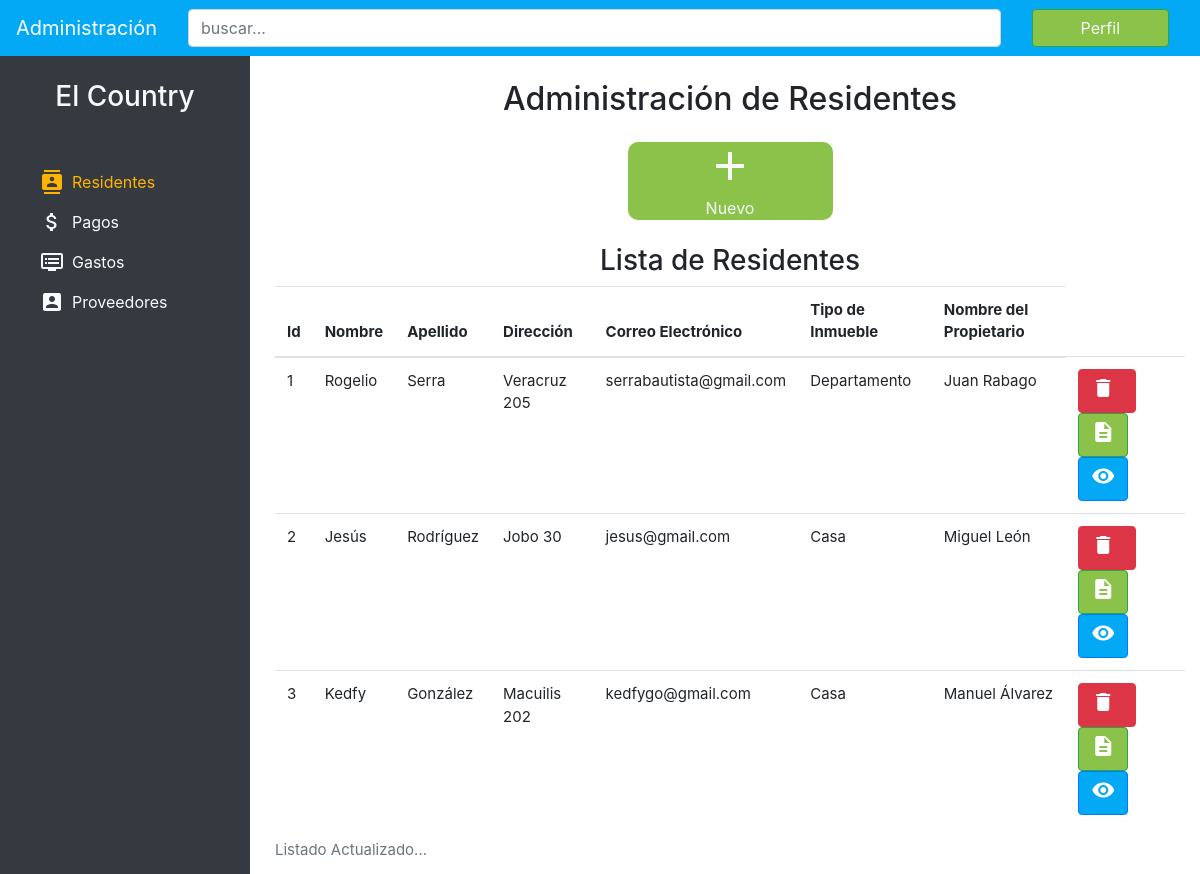
The page /residents/ on the database as committed earlier.
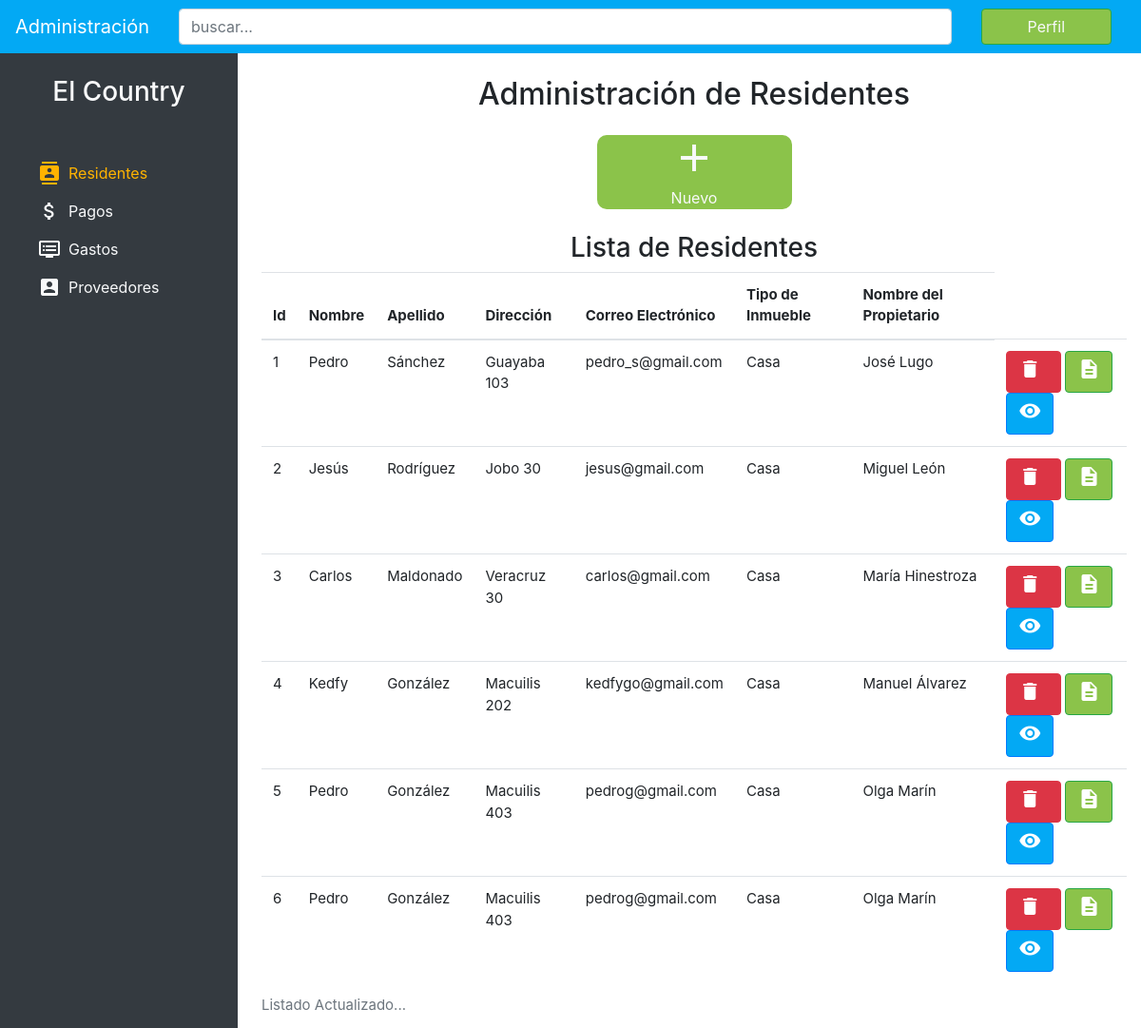
The same page on the database as committed later.
### resident/models.py (models this page shows, shortened)
class Resident(models.Model):
    name = models.CharField(max_length=50, verbose_name="nombre")
    lastname = models.CharField(max_length=50, verbose_name="apellido")
    address = models.CharField(max_length=100, verbose_name="dirección")
    email = models.EmailField(verbose_name="correo electrónico")
    type_of_property = models.CharField(max_length=50, verbose_name="tipo de inmueble")
    owner_name = models.CharField(max_length=100, verbose_name="nombre del propietario")
    class Meta:
        verbose_name = "Residente"
        verbose_name_plural = "Residentes"
        ordering = ['-lastname']

### resident/views.py (the view)
# urls.py: path('', views.residents_list, name='residents'),
def residents_list(request):
    residents_listed = Resident.objects.all()
    context = {
        'residents_listed' : residents_listed,
    }
    return render(request, 'resident/residents.html', context)

### resident/templates/resident/residents.html
{% extends 'resident/base.html' %}{%block title%}Residentes{% endblock %} {% block content%}
<main class="pt-4">
    <div class="container">
        <h2 class="text-center mb-4">Administración de Residentes</h2>
        <div class="row text-center panel justify-content-center align-middle">
            <div class="col-lg-3 col-md-6 col-12">
                <div class="boton bg-success d-flex align-items-center justify-content-center">
                    <a href="/add-resident/" class="text-light">
                        <i class="material-icons">add</i>
                        <p class="m-0">Nuevo</p>
                    </a>
                </div>
            </div>
        </div>
        <h3 class="text-center mt-4">Lista de Residentes</h3>
        <table class="table">
            <caption>Listado Actualizado...</caption>
            <thead>
                <tr>
                    <th scope="col">Id</th>
                    <th scope="col">Nombre</th>
                    <th scope="col">Apellido</th>
                    <th scope="col">Dirección</th>
                    <th scope="col">Correo Electrónico</th>
                    <th scope="col">Tipo de Inmueble</th>
                    <th scope="col">Nombre del Propietario</th>
                </tr>
            </thead>
            <tbody>
                {% if residents_listed %} {% for resident in residents_listed %}
                <tr>
                    <td>{{ forloop.counter }}</td>
                    <td>{{ resident.name}}</td>
                    <td>{{ resident.lastname }}</td>
                    <td>{{ resident.address}}</td>
                    <td>{{ resident.email }}</td>
                    <td>{{ resident.type_of_property}}</td>
                    <td>{{ resident.owner_name }}</td>
                    <td>
                        <a href="#" class="btn btn-danger"><i class="material-icons mr-2">delete</i></a>
                        <a href="#" class="btn btn-success"><i class="material-icons">description</i></a>
                        <a href="#" class="btn btn-primary"><i class="material-icons">visibility</i></a>
                    </td>
                </tr>
                {% endfor %} {% else %}
                <p>No hay residentes registrados</p>
                {% endif %}
            </tbody>
        </table>
    </div>
</main>
{% endblock %}

### resident/templates/resident/base.html (shortened to what this page needs)
<!doctype html>
<html lang="en">
<head>
    {% load static %}
    <link rel="stylesheet" href="https://stackpath.bootstrapcdn.com/bootstrap/4.1.0/css/bootstrap.min.css">
    <link rel="stylesheet" href="{% static 'resident/css/styles.css' %}">
</head>
<body>
    <nav class="navbar bd-navbar navbar-expand-lg navbar-dark bg-primary">
        <a href="#" class="navbar-brand">Administración</a>
        <div class="collapse navbar-collapse" id="navegacion">
            <div class="container">
                <div class="row">
                    <div class="col">
                        <form action="#" class="my-2 my-lg-0">
                            <input class="form-control" type="search" placeholder="buscar...">
                        </form>
                    </div>
                    <div class="col-sm-2 text-right">
                        <a href="#" class="btn btn-success px-5 text-light">Perfil</a>
                    </div>
                </div>
            </div>
        </div>
    </nav>
    <aside class="bg-dark p-4">
        <h3 class="text-light text-center">El Country</h3>
        <ul class="nav flex-column mt-5">
            <li class="nav-item">
                <a href="{% url 'residents'%}" class="nav-link text-light d-flex align-items-center {% if request.path == '/residents/' %}active{% endif %}">
                    <i class="material-icons mr-2">contacts</i> Residentes
                </a>
            </li>
            <li class="nav-item">
                <a href="{% url 'payments'%}" class="nav-link text-light d-flex align-items-center {% if request.path == '/payments/' %}active{% endif %}">
                    <i class="material-icons mr-2">attach_money</i> Pagos
                </a>
            </li>
            <li class="nav-item">
                <a href="{% url 'expenses'%}" class="nav-link text-light d-flex align-items-center {% if request.path == '/expenses/' %}active{% endif %}">
                    <i class="material-icons mr-2">dvr</i> Gastos
                </a>
            </li>
            <li class="nav-item">
                <a href="{% url 'providers'%}" class="nav-link text-light d-flex align-items-center {% if request.path == '/providers/' %}active{% endif %}">
                    <i class="material-icons mr-2">account_box</i> Proveedores
                </a>
            </li>
        </ul>
    </aside>
    {% block content%}{% endblock%}
</body>
</html>

### resident/static/resident/css/styles.css (style rules this page uses)
:root { --primero: #8bc34a; --segundo: #03a9f4; --tercero: #ab47bc; --cuarto: #ffb300; --gris: #ecf0f5; --azul: #25476a; }
html { height: 100%; }
body { min-height: 100%; }
.bg-success, .btn-success { background-color: #8bc34a!important; }
.btn-primary, .bg-primary { background-color: #03a9f4!important; }
.bd-navbar { position: sticky; position: -webkit-sticky; top: 0; z-index: 1100; }
aside { width: 250px; height: 100%; position: fixed; margin-top: 56px; top: 0; bottom: 0; aside: 100; }
main { margin-left: 260px; position: relative; left: 0; min-height: 100%; }
.boton { min-height: 40px; border-radius: 10px; ; }
.boton i { font-size: 3rem; }
.active { color: #ffb300!important; }
.table { font-size: 15px; }

Rows that differ between the two databases and show on the page:
removed Resident: name "Rogelio", lastname "Serra", address "Veracruz 205", email "serrabautista@gmail.com", type_of_property "Departamento", owner_name "Juan Rabago"
added Resident: name "Pedro", lastname "Sánchez", address "Guayaba 103", email "pedro_s@gmail.com", type_of_property "Casa", owner_name "José Lugo"
added Resident: name "Carlos", lastname "Maldonado", address "Veracruz 30", email "carlos@gmail.com", type_of_property "Casa", owner_name "María Hinestroza"
added Resident: name "Pedro", lastname "González", address "Macuilis 403", email "pedrog@gmail.com", type_of_property "Casa", owner_name "Olga Marín"
added Resident: name "Pedro", lastname "González", address "Macuilis 403", email "pedrog@gmail.com", type_of_property "Casa", owner_name "Olga Marín"
